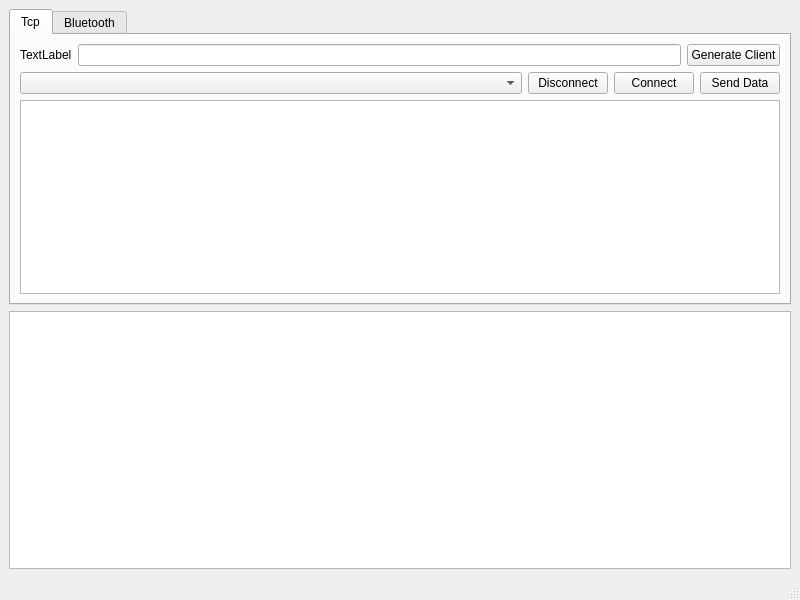
<?xml version="1.0" encoding="UTF-8"?>
<ui version="4.0">
 <class>MainWindow</class>
 <widget class="QMainWindow" name="MainWindow">
  <property name="geometry">
   <rect>
    <x>0</x>
    <y>0</y>
    <width>800</width>
    <height>600</height>
   </rect>
  </property>
  <property name="windowTitle">
   <string>MainWindow</string>
  </property>
  <widget class="QWidget" name="centralwidget">
   <layout class="QGridLayout" name="gridLayout">
    <item row="0" column="0">
     <widget class="QTabWidget" name="tabWidget">
      <property name="currentIndex">
       <number>0</number>
      </property>
      <widget class="QWidget" name="tab">
       <attribute name="title">
        <string>Tcp</string>
       </attribute>
       <layout class="QGridLayout" name="gridLayout_2">
        <item row="0" column="0">
         <layout class="QHBoxLayout" name="horizontalLayout">
          <item>
           <widget class="QLabel" name="label">
            <property name="text">
             <string>TextLabel</string>
            </property>
           </widget>
          </item>
          <item>
           <widget class="QLineEdit" name="lineEdit_ServerAddressPort"/>
          </item>
          <item>
           <widget class="QPushButton" name="pushButton_GenerateClient">
            <property name="text">
             <string>Generate Client</string>
            </property>
           </widget>
          </item>
         </layout>
        </item>
        <item row="1" column="0">
         <layout class="QHBoxLayout" name="horizontalLayout_3">
          <item>
           <widget class="QComboBox" name="comboBox">
            <property name="sizePolicy">
             <sizepolicy hsizetype="MinimumExpanding" vsizetype="Fixed">
              <horstretch>0</horstretch>
              <verstretch>0</verstretch>
             </sizepolicy>
            </property>
           </widget>
          </item>
          <item>
           <widget class="QPushButton" name="pushButton_Disconnect">
            <property name="text">
             <string>Disconnect</string>
            </property>
           </widget>
          </item>
          <item>
           <widget class="QPushButton" name="pushButton_Connect">
            <property name="text">
             <string>Connect</string>
            </property>
           </widget>
          </item>
          <item>
           <widget class="QPushButton" name="pushButton_SendData">
            <property name="text">
             <string>Send Data</string>
            </property>
           </widget>
          </item>
         </layout>
        </item>
        <item row="2" column="0">
         <widget class="QTextEdit" name="textEdit_Data"/>
        </item>
       </layout>
      </widget>
      <widget class="QWidget" name="tab_2">
       <attribute name="title">
        <string>Bluetooth</string>
       </attribute>
      </widget>
     </widget>
    </item>
    <item row="1" column="0">
     <widget class="QTextBrowser" name="textBrowser_Status"/>
    </item>
   </layout>
  </widget>
  <widget class="QMenuBar" name="menubar">
   <property name="geometry">
    <rect>
     <x>0</x>
     <y>0</y>
     <width>800</width>
     <height>22</height>
    </rect>
   </property>
  </widget>
  <widget class="QStatusBar" name="statusbar"/>
 </widget>
 <resources/>
 <connections/>
</ui>
